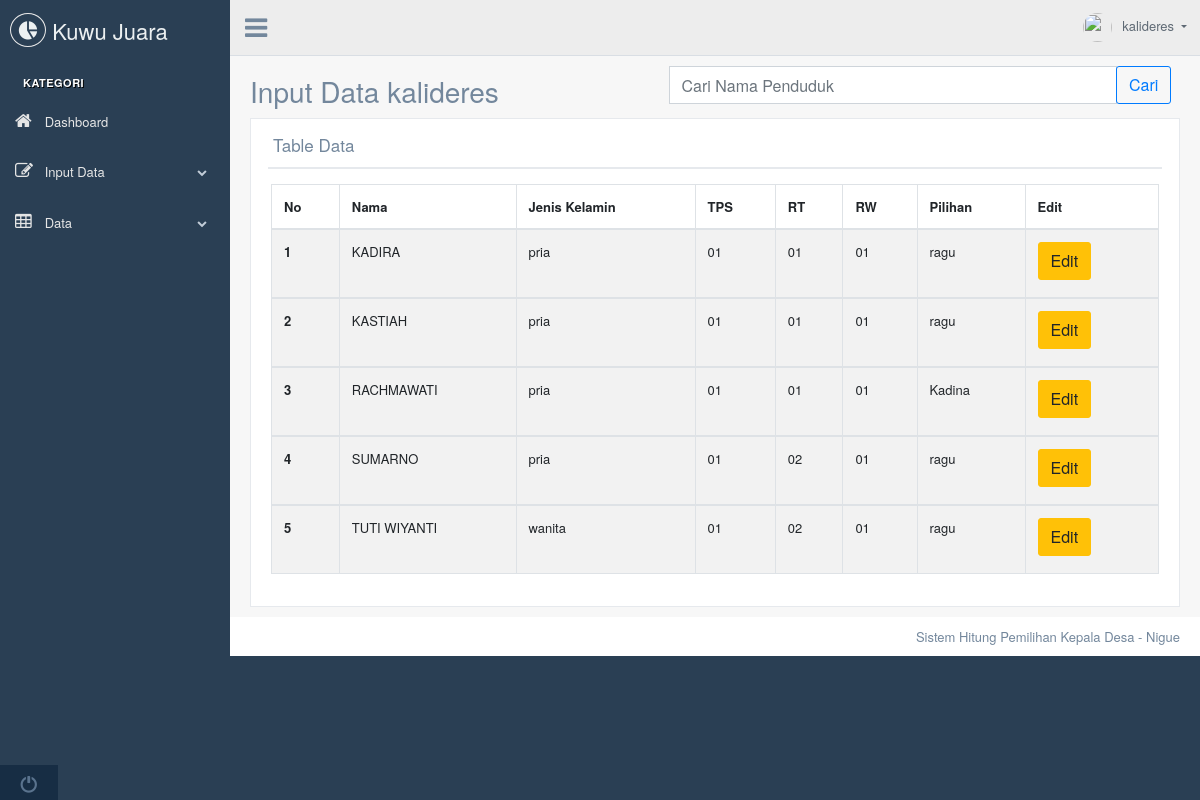
Page /users/desa/member/form_validation.php (signed in) on the earlier database version.
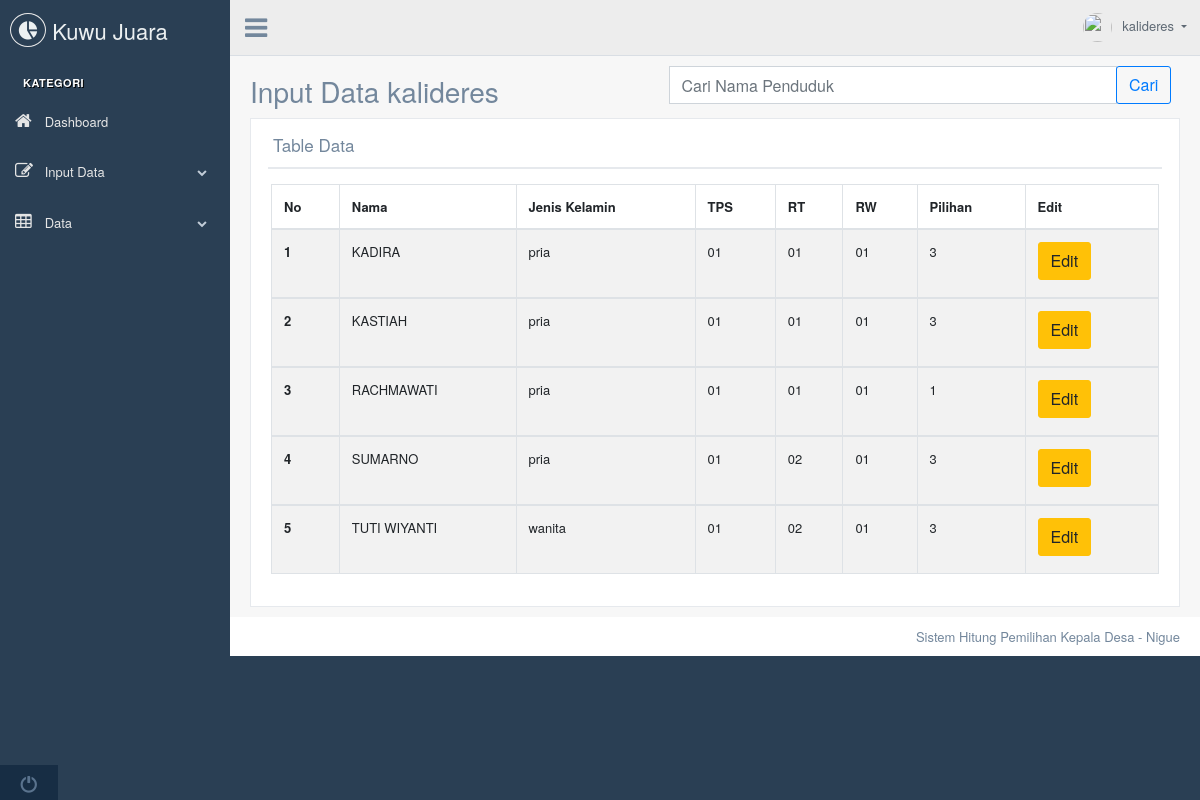
Same page on the later database version.
### tables this page shows
CREATE TABLE `t_input_kalideres` (
  `id` int(11) NOT NULL,
  `input_nama` varchar(100) NOT NULL,
  `input_jenis_kelamin` enum('pria','wanita') NOT NULL,
  `input_tps` enum('01','02','03','04','05','06','07','08','09','10') NOT NULL,
  `input_rt` enum('01','02','03') NOT NULL,
  `input_rw` enum('01','02','03','04','05','06','07','08','09','10') NOT NULL,
  `input_pilihan` int(11) NOT NULL,
  `kode_pendaftar` varchar(100) NOT NULL,
  `id_desa` int(11) NOT NULL
);

### users/desa/member/form_validation.php (the view, shortened to what the changed rows need)
<?php
  include '../../../controllers/connect.php';
  $username = $_SESSION['username'];
?>
<!DOCTYPE html>
<html lang="en">
<head>
    <link href="../../../vendors/bootstrap/dist/css/bootstrap.min.css" rel="stylesheet">
    <link href="../../../vendors/font-awesome/css/font-awesome.min.css" rel="stylesheet">
    <link href="../../../vendors/nprogress/nprogress.css" rel="stylesheet">
    <link href='https://unpkg.com/boxicons@2.0.7/css/boxicons.min.css' rel='stylesheet'>
    <link href="../../../build/css/custom.min.css" rel="stylesheet">
</head>
<body class="nav-md">
    <div class="container body">
      <div class="main_container">
          <div class="right_col" role="main">
            <div class="">
              <div class="row">
                <div class="col-md-12 col-sm-12 ">
                  <div class="x_panel">
                    <div class="x_title">
                      <h2>Table Data</h2>
                    </div>
                    <div class="x_content">
                        <div class="row">
                            <div class="col-sm-12">
                              <div class="card-box table-responsive">
                      <table id="tabell" class="table table-striped table-bordered dt-responsive nowrap" cellspacing="0" width="100%">
                        <thead>
                          <tr>
                            <th>No</th>
                            <th>Nama</th>
                            <th>Jenis Kelamin</th>
                            <th>TPS</th>
                            <th>RT</th>
                            <th>RW</th>
                            <th>Pilihan</th>
                            <th>Edit</th>
                          </tr>
                        </thead>
                        <?php
                        $no = 1;
                        $search = $_POST['search'];
                        if($search != ''){
                          $tampil = mysqli_query($db, "SELECT * FROM t_input_kalideres WHERE input_nama LIKE '%".$search."%' OR input_pilihan LIKE '%".$search."%' ");
                        }else{
                          $tampil = mysqli_query($db, "SELECT * FROM t_input_kalideres order by id");
                        }
                        if (mysqli_num_rows($tampil)){
                        while($data = mysqli_fetch_array($tampil)) :
                          if ($data['kode_pendaftar'] == $username)
                          {
                        ?>
                        <tbody>
                          <tr>
                            <th scope="row"><?=$no++;?></th>
                            <td><?=$data['input_nama']?></td>
                            <td><?=$data['input_jenis_kelamin']?></td>
                            <td><?=$data['input_tps']?></td>
                            <td><?=$data['input_rt']?></td>
                            <td><?=$data['input_rw']?></td>
                            <td><?=$data['input_pilihan']?></td>
                            <td>
                              <a data-toggle="modal" id="tombolubah" data-target="#editmodal" class="btn btn-warning btn_edit"
                              data-id ="<?= $data['id']?>"
                              data-nama ="<?= $data['input_nama']?>"
                              data-jenis ="<?= $data['input_jenis_kelamin']?>"
                              data-tps ="<?= $data['input_tps']?>"
                              data-rt ="<?= $data['input_rt']?>"
                              data-rw ="<?= $data['input_rw']?>"
                              data-pilihan ="<?= $data['input_pilihan']?>"
                              >Edit</a>
                            </td>
                          </tr>
                        </tbody>
                        <?php }endwhile;}else{
                          echo '<tr><td colspan="8">Tidak ada data :(</td></tr>';
                        }
                         ?>
                      </table>
                    </div>
                  </div>
                </div>
              </div>
                  </div>
                </div>
              </div>
            </div>
          </div>
        </div>
    </div>
</body>
</html>

Differences in the rows shown:
changed t_input_kalideres "KADIRA": input_pilihan "ragu" → "3"
changed t_input_kalideres "KASTIAH": input_pilihan "ragu" → "3"
changed t_input_kalideres "RACHMAWATI": input_pilihan "Kadina" → "1"
changed t_input_kalideres "SUMARNO": input_pilihan "ragu" → "3"
changed t_input_kalideres "TUTI WIYANTI": input_pilihan "ragu" → "3"
